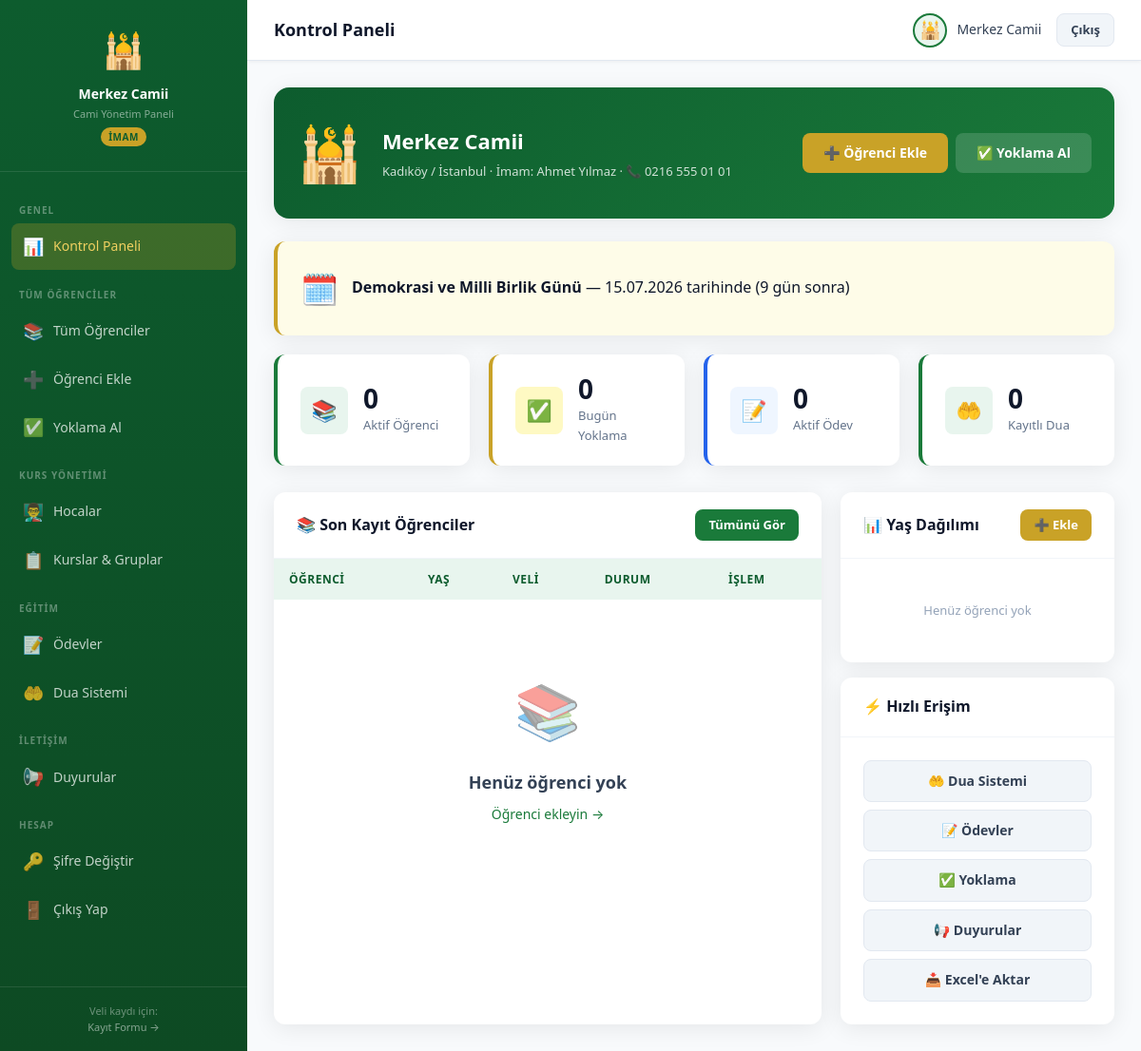
The app's page /mosque/index.php (signed in) with its own data.
### tables this page shows
CREATE TABLE IF NOT EXISTS mosques (
  id INT AUTO_INCREMENT PRIMARY KEY,
  name VARCHAR(150) NOT NULL,
  address TEXT,
  district VARCHAR(100),
  city VARCHAR(100) DEFAULT 'İstanbul',
  imam_name VARCHAR(100),
  phone VARCHAR(20),
  email VARCHAR(100),
  username VARCHAR(50) UNIQUE NOT NULL,
  password VARCHAR(255) NOT NULL,
  capacity INT DEFAULT 50,
  status ENUM('active','inactive','pending') DEFAULT 'pending',
  notes TEXT,
  created_at TIMESTAMP DEFAULT CURRENT_TIMESTAMP
);

CREATE TABLE IF NOT EXISTS holidays (
  id INT AUTO_INCREMENT PRIMARY KEY,
  name VARCHAR(150) NOT NULL,
  holiday_date DATE NOT NULL,
  type ENUM('resmi','dini','ozel') DEFAULT 'resmi',
  created_at TIMESTAMP DEFAULT CURRENT_TIMESTAMP,
  UNIQUE KEY uniq_holiday_date_name (holiday_date, name)
);

### config/db.php (called while the page is built, shortened)
<?php
function sanitize($input) {
    return htmlspecialchars(trim($input), ENT_QUOTES, 'UTF-8');
}
function getUpcomingHoliday($db, $withinDays = 30) {
    $stmt = $db->prepare("SELECT * FROM holidays WHERE holiday_date BETWEEN CURDATE() AND DATE_ADD(CURDATE(), INTERVAL ? DAY) ORDER BY holiday_date LIMIT 1");
    $stmt->execute([$withinDays]);
    return $stmt->fetch();
}
function getTodayHoliday($db) {
    $stmt = $db->prepare("SELECT * FROM holidays WHERE holiday_date = CURDATE() LIMIT 1");
    $stmt->execute();
    return $stmt->fetch();
}

### mosque/index.php (the view, shortened to what this page needs)
<?php
require_once '../config/db.php';
$db = getDB();
$mid = $_SESSION['mosque_id'];
$stats = [
    'students'  => $db->prepare("SELECT COUNT(*) FROM students WHERE mosque_id=? AND status='active'"),
    'total'     => $db->prepare("SELECT COUNT(*) FROM students WHERE mosque_id=?"),
    'today'     => $db->prepare("SELECT COUNT(*) FROM attendance WHERE mosque_id=? AND scan_date=CURDATE()"),
    'parents'   => $db->prepare("SELECT COUNT(DISTINCT parent_id) FROM students WHERE mosque_id=? AND parent_id IS NOT NULL"),
];
foreach ($stats as $k => $s) { $s->execute([$mid]); $stats[$k] = $s->fetchColumn(); }
$hwCount = $db->prepare("SELECT COUNT(*) FROM homeworks WHERE mosque_id=? AND status='active'");
$hwCount->execute([$mid]); $hwCount = $hwCount->fetchColumn();
$duaCount = $db->prepare("SELECT COUNT(*) FROM duas WHERE mosque_id=?");
$duaCount->execute([$mid]); $duaCount = $duaCount->fetchColumn();
$mosque = $db->prepare("SELECT * FROM mosques WHERE id=?");
$mosque->execute([$mid]);
$mosque = $mosque->fetch();
$upcomingHoliday = getUpcomingHoliday($db, 14);
$todayHoliday = getTodayHoliday($db);
$recentStudents = $db->prepare("
    SELECT s.*, p.name AS p_name, p.surname AS p_surname, p.phone AS p_phone
    FROM students s LEFT JOIN parents p ON s.parent_id=p.id
    WHERE s.mosque_id=? ORDER BY s.created_at DESC LIMIT 8
");
$recentStudents->execute([$mid]);
$recentStudents = $recentStudents->fetchAll();
$ageGroups = $db->prepare("
    SELECT
        CASE
            WHEN age BETWEEN 5 AND 7 THEN '5-7 Yaş'
            WHEN age BETWEEN 8 AND 10 THEN '8-10 Yaş'
            WHEN age BETWEEN 11 AND 13 THEN '11-13 Yaş'
            WHEN age BETWEEN 14 AND 18 THEN '14-18 Yaş'
            ELSE 'Belirtilmemiş'
        END AS age_group,
        COUNT(*) AS total
    FROM students WHERE mosque_id=? AND status='active'
    GROUP BY age_group ORDER BY age_group
");
$ageGroups->execute([$mid]);
$ageGroups = $ageGroups->fetchAll();
include 'layout/header.php';
?>
<div class="card" style="margin-bottom:24px;background:linear-gradient(135deg,#0d5c2e,#1a7a3a);color:#fff;border-radius:16px">
  <div class="card-body" style="display:flex;gap:20px;align-items:center;flex-wrap:wrap">
    <div style="font-size:56px">🕌</div>
    <div style="flex:1">
      <div style="font-size:22px;font-weight:800"><?= sanitize($mosque['name']) ?></div>
      <div style="opacity:.8;font-size:13px;margin-top:4px">
        <?php if ($mosque['district']): ?><?= sanitize($mosque['district']) ?> / <?= sanitize($mosque['city'] ?? '') ?> · <?php endif; ?>
        <?php if ($mosque['imam_name']): ?>İmam: <?= sanitize($mosque['imam_name']) ?> · <?php endif; ?>
        <?php if ($mosque['phone']): ?>📞 <?= sanitize($mosque['phone']) ?><?php endif; ?>
      </div>
    </div>
    <div style="display:flex;gap:8px;flex-wrap:wrap">
      <a href="add_student.php" class="btn btn-gold">➕ Öğrenci Ekle</a>
      <a href="attendance.php" class="btn" style="background:rgba(255,255,255,.15);color:#fff">✅ Yoklama Al</a>
    </div>
  </div>
</div>
<?php if ($todayHoliday): ?>
<div class="card" style="margin-bottom:20px;background:#fff7ed;border-left:4px solid #f97316">
  <div class="card-body" style="display:flex;gap:14px;align-items:center">
    <div style="font-size:32px">🎉</div>
    <div><strong>Bugün "<?= sanitize($todayHoliday['name']) ?>"</strong> — tatil günü, ders/yoklama planlarken dikkat edin.</div>
  </div>
</div>
<?php elseif ($upcomingHoliday): ?>
<div class="card" style="margin-bottom:20px;background:#fefce8;border-left:4px solid #c9a227">
  <div class="card-body" style="display:flex;gap:14px;align-items:center">
    <div style="font-size:32px">🗓️</div>
    <div><strong><?= sanitize($upcomingHoliday['name']) ?></strong> — <?= date('d.m.Y', strtotime($upcomingHoliday['holiday_date'])) ?> tarihinde (<?= (new DateTime())->diff(new DateTime($upcomingHoliday['holiday_date']))->days ?> gün sonra)</div>
  </div>
</div>
<?php endif; ?>
<div class="stats-grid">
  <div class="stat-card">
    <div class="stat-icon">📚</div>
    <div><div class="stat-value"><?= $stats['students'] ?></div><div class="stat-label">Aktif Öğrenci</div></div>
  </div>
  <div class="stat-card gold">
    <div class="stat-icon">✅</div>
    <div><div class="stat-value"><?= $stats['today'] ?></div><div class="stat-label">Bugün Yoklama</div></div>
  </div>
  <div class="stat-card blue">
    <div class="stat-icon">📝</div>
    <div><div class="stat-value"><?= $hwCount ?></div><div class="stat-label">Aktif Ödev</div></div>
  </div>
  <div class="stat-card">
    <div class="stat-icon">🤲</div>
    <div><div class="stat-value"><?= $duaCount ?></div><div class="stat-label">Kayıtlı Dua</div></div>
  </div>
</div>
<div style="display:grid;grid-template-columns:2fr 1fr;gap:20px;margin-top:20px">
  <div class="card">
    <div class="card-header">
      <span class="card-title">📚 Son Kayıt Öğrenciler</span>
      <a href="students.php" class="btn btn-sm btn-primary">Tümünü Gör</a>
    </div>
    <div class="table-wrap">
      <table class="table">
        <thead><tr><th>Öğrenci</th><th>Yaş</th><th>Veli</th><th>Durum</th><th>İşlem</th></tr></thead>
        <tbody>
          <?php if (empty($recentStudents)): ?>
          <tr><td colspan="5">
            <div class="empty-state">
              <div class="empty-state-icon">📚</div>
              <div class="empty-state-title">Henüz öğrenci yok</div>
              <div class="empty-state-desc"><a href="add_student.php" style="color:#1a7a3a">Öğrenci ekleyin →</a></div>
            </div>
          </td></tr>
          <?php endif; ?>
        </tbody>
      </table>
    </div>
  </div>
  <div>
    <div class="card" style="margin-bottom:16px">
      <div class="card-header">
        <span class="card-title">📊 Yaş Dağılımı</span>
        <a href="add_student.php" class="btn btn-sm btn-gold">➕ Ekle</a>
      </div>
      <div class="card-body">
        <?php if (empty($ageGroups)): ?>
          <div style="text-align:center;color:#94a3b8;padding:20px;font-size:13px">Henüz öğrenci yok</div>
        <?php endif; ?>
      </div>
    </div>
    <div class="card">
      <div class="card-header"><span class="card-title">⚡ Hızlı Erişim</span></div>
      <div class="card-body" style="display:flex;flex-direction:column;gap:8px">
        <a href="duas.php" class="btn btn-secondary btn-block">🤲 Dua Sistemi</a>
        <a href="homeworks.php" class="btn btn-secondary btn-block">📝 Ödevler</a>
        <a href="attendance.php" class="btn btn-secondary btn-block">✅ Yoklama</a>
        <a href="announcements.php" class="btn btn-secondary btn-block">📢 Duyurular</a>
        <a href="export.php?type=students&format=xls" class="btn btn-secondary btn-block">📥 Excel'e Aktar</a>
      </div>
    </div>
  </div>
</div>
<?php include 'layout/footer.php'; ?>

### assets/css/style.css (style rules this page uses)
:root { --green-dark: #0d5c2e; --green-main: #1a7a3a; --green-light: #2ea855; --green-pale: #e8f5ee; --gold: #c9a227; --gold-light: #f0d060; --white: #ffffff; --gray-50: #f8fafc; --gray-100: #f1f5f9; --gray-200: #e2e8f0; --gray-300: #cbd5e1; --gray-500: #64748b; --gray-700: #334155; --gray-900: #0f172a; --red: #dc2626; --red-light: #fef2f2; --blue: #2563eb; --blue-light: #eff6ff; --shadow: 0 4px 24px rgba(0,0,0,.08); --shadow-lg: 0 8px 40px rgba(0,0,0,.12); --radius: 12px; --radius-sm: 8px; --radius-lg: 20px; }
* { box-sizing: border-box; margin: 0; padding: 0; }
body { font-family: 'Segoe UI', system-ui, -apple-system, sans-serif; background: var(--gray-50); color: var(--gray-900); line-height: 1.6; }
a { text-decoration: none; color: inherit; }
.btn { display: inline-flex; align-items: center; gap: 8px; padding: 10px 22px; border-radius: var(--radius-sm); font-size: 14px; font-weight: 600; cursor: pointer; border: none; transition: all .2s; }
.btn-primary { background: var(--green-main); color: #fff; }
.btn-secondary { background: var(--gray-100); color: var(--gray-700); border: 1px solid var(--gray-200); }
.btn-gold { background: var(--gold); color: #fff; }
.btn-sm { padding: 6px 14px; font-size: 13px; }
.btn-block { width: 100%; justify-content: center; }
.card { background: #fff; border-radius: var(--radius); box-shadow: var(--shadow); overflow: hidden; }
.card-header { padding: 18px 24px; border-bottom: 1px solid var(--gray-100); display: flex; align-items: center; justify-content: space-between; gap: 12px; }
.card-title { font-size: 16px; font-weight: 700; color: var(--gray-900); display: flex; align-items: center; gap: 8px; }
.card-body { padding: 24px; }
.table-wrap { overflow-x: auto; }
.table { width: 100%; border-collapse: collapse; font-size: 14px; }
.table th { background: var(--green-pale); color: var(--green-dark); font-weight: 700; padding: 12px 16px; text-align: left; white-space: nowrap; font-size: 12px; text-transform: uppercase; letter-spacing: .5px; }
.table td { padding: 12px 16px; border-bottom: 1px solid var(--gray-100); vertical-align: middle; }
.table tr:last-child td { border-bottom: none; }
.stats-grid { display: grid; grid-template-columns: repeat(auto-fit, minmax(200px, 1fr)); gap: 20px; margin-bottom: 28px; }
.stat-card { background: #fff; border-radius: var(--radius); padding: 22px 24px; box-shadow: var(--shadow); display: flex; align-items: center; gap: 16px; border-left: 4px solid var(--green-main); }
.stat-card.gold { border-left-color: var(--gold); }
.stat-card.blue { border-left-color: var(--blue); }
.stat-icon { width: 50px; height: 50px; border-radius: var(--radius-sm); display: flex; align-items: center; justify-content: center; font-size: 22px; background: var(--green-pale); flex-shrink: 0; }
.stat-card.gold .stat-icon { background: #fef9c3; }
.stat-card.blue .stat-icon { background: var(--blue-light); }
.stat-value { font-size: 28px; font-weight: 800; color: var(--gray-900); line-height: 1; }
.stat-label { font-size: 13px; color: var(--gray-500); margin-top: 4px; }
.empty-state { text-align: center; padding: 60px 20px; color: var(--gray-500); }
.empty-state-icon { font-size: 56px; margin-bottom: 16px; opacity: .5; }
.empty-state-title { font-size: 18px; font-weight: 700; color: var(--gray-700); margin-bottom: 8px; }
.empty-state-desc { font-size: 14px; }

### records on screen
mosques: name "Merkez Camii", district "Kadıköy", city "İstanbul", imam_name "Ahmet Yılmaz", phone "0216 555 01 01"
holidays: name "Demokrasi ve Milli Birlik Günü", holiday_date "15.07.2026"

### other values on screen
$_SESSION['mosque_name'] "Merkez Camii"
$page_title "Kontrol Paneli"
$stats['students'] "0"
$stats['today'] "0"
$hwCount "0"
$duaCount "0"
